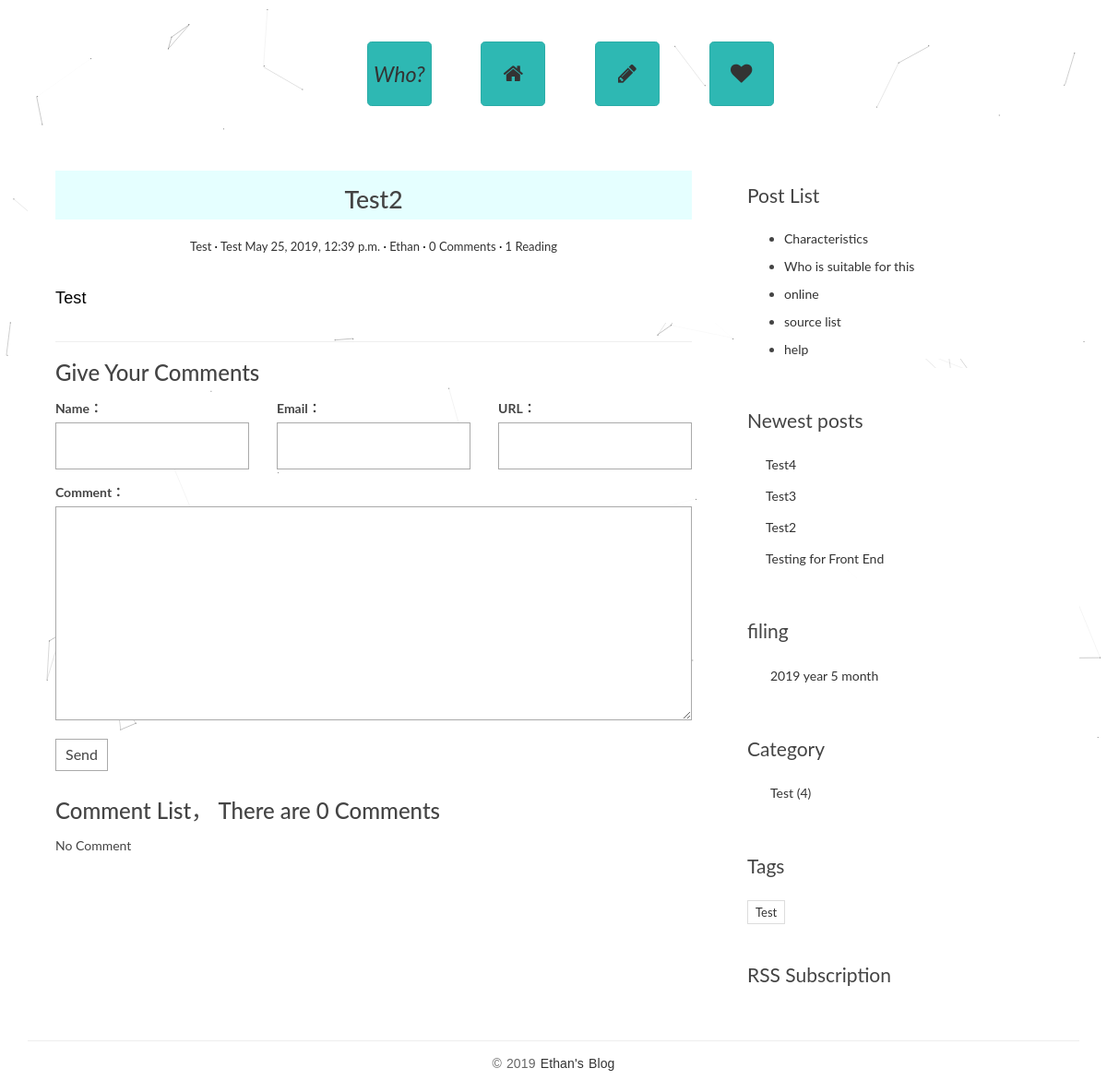
The app's page /post/2/ with its own data.
### blog/models.py (models this page shows, shortened)
class Post(models.Model):
    title = models.CharField(max_length=70)
    views = models.PositiveIntegerField(default=0)
    body = models.TextField()
    excerpt = models.CharField(max_length=200, blank=True)
    created_time = models.DateTimeField()
    modified_time = models.DateTimeField()
    category = models.ForeignKey(Category,on_delete=models.CASCADE)
    tags = models.ManyToManyField(Tag, blank=True)
    author = models.ForeignKey(User,on_delete=models.CASCADE)
    def increase_views(self):
        self.views += 1
        self.save(update_fields=['views'])
    def get_absolute_url(self):
        return reverse('blog:detail', kwargs={'pk': self.pk})
    class Meta:
        ordering=['-created_time','title']
    def save(self, *args, **kwargs):
        if not self.excerpt:
            md = markdown.Markdown(extensions=[
                'markdown.extensions.extra',
                'markdown.extensions.codehilite',
            ])
            self.excerpt = strip_tags(md.convert(self.body))[:54]
        super(Post, self).save(*args, **kwargs)

class Category(models.Model):
    name = models.CharField(max_length=100)

class Tag(models.Model):
    name = models.CharField(max_length=100)

### blog/views.py (the view)
# urls.py: url(r'^post/(?P<pk>[0-9]+)/$', views.PostDetailView.as_view(), name='detail'),
class PostDetailView(DetailView):
    model = Post
    template_name = 'blog/detail.html'
    context_object_name = 'post'
    def get(self, request, *args, **kwargs):
        response = super(PostDetailView, self).get(request, *args, **kwargs)
        self.object.increase_views()
        return response
    def get_object(self, queryset=None):
        post = super(PostDetailView, self).get_object(queryset=None)
        post.body = markdown.markdown(post.body,
                                      extensions=[
                                          'markdown.extensions.extra',
                                          'markdown.extensions.codehilite',
                                          'markdown.extensions.toc',
                                      ])
        return post
    def get_context_data(self, **kwargs):
        context = super(PostDetailView, self).get_context_data(**kwargs)
        form = CommentForm()
        comment_list = self.object.comment_set.all()
        context.update({
            'form': form,
            'comment_list': comment_list
        })
        return context

### comments/forms.py
class CommentForm(forms.ModelForm):
    class Meta:
        model = Comment
        fields=['name','email','url','text']

### blog/templatetags/blog_tags.py (called while the page is built)
@register.simple_tag
def get_recent_posts(num=5):
    return Post.objects.all().order_by('-created_time')[:num]

@register.simple_tag
def archives():
    return Post.objects.dates('created_time', 'month', order='DESC')

@register.simple_tag
def get_categories():
    return Category.objects.annotate(num_posts=Count('post')).filter(num_posts__gt=0)

@register.simple_tag
def get_tags():
    return Tag.objects.annotate(num_posts=Count('post')).filter(num_posts__gt=0)

### templates/blog/detail.html (shortened to what this page needs)
{% extends 'base.html' %}
{% block main %}
    <article class="post post-{{ post.pk }}">
      <header class="entry-header">
        <h1 class="entry-title">{{ post.title }}</h1>
        <div class="entry-meta">
          <span class="post-category"><a href="#">{{ post.category.name }}</a></span>
          {% for tag in post.tags.all %}
            <span class="post-tag"><a href="#">{{ tag.name }}</a></span>
          {% endfor %}
          <span class="post-date"><a href="#"><time class="entry-date"
                                                    datetime="{{ post.created_time }}">{{ post.created_time }}</time></a></span>
          <span class="post-author"><a href="#">{{ post.author }}</a></span>
          <span class="comments-link"><a href="#">{{ post.comment_set.count }} Comments</a></span>
          <span class="views-count"><a href="#">{{ post.views }} Reading</a></span>
        </div>
      </header>
      <div class="entry-content clearfix">
        {{ post.body|safe }}
      </div>
    </article>
    <section class="comment-area">
        <hr>
        <h3>Give Your Comments</h3>
        <form action="{% url 'comments:post_comment' post.pk %}" method="post" class="comment-form">
          <div class="row">
            <div class="col-md-4">
              <label for="{{ form.name.id_for_label }}">Name：</label>
              {{ form.name }}
            </div>
            <div class="col-md-4">
              <label for="{{ form.email.id_for_label }}">Email：</label>
              {{ form.email }}
            </div>
            <div class="col-md-4">
              <label for="{{ form.url.id_for_label }}">URL：</label>
              {{ form.url }}
            </div>
            <div class="col-md-12">
              <label for="{{ form.text.id_for_label }}">Comment：</label>
              {{ form.text }}
              <button type="submit" class="comment-btn">Send</button>
            </div>
          </div>
        </form>
        <div class="comment-list-panel">
            <h3>Comment List， <span>There are {{ post.comment_set.count }}</span> Comments</h3>
            <ul class="comment-list list-unstyled">
              {% for comment in comment_list %}
              <li class="comment-item">
                <span class="nickname">{{ comment.name }}</span>
                <time class="submit-date">{{ comment.created_time }}</time>
                <div class="text">
                  {{ comment.text }}
                </div>
              </li>
              {% empty %}
              No Comment
              {% endfor %}
            </ul>
        </div>
    </section>
{% endblock main %}
{% block toc %}
    <div class="widget widget-content">
        <h3 class="widget-title">Post List</h3>
        <ul>
            <li>
                <a href="#">Characteristics</a>
            </li>
            <li>
                <a href="#">Who is suitable for this</a>
            </li>
            <li>
                <a href="#">online</a>
            </li>
            <li>
                <a href="#">source list</a>
            </li>
            <li>
                <a href="#">help</a>
            </li>
        </ul>
    </div>
{% endblock toc %}

### templates/base.html (shortened to what this page needs)
{% load staticfiles %}
{% load blog_tags %}
<!DOCTYPE html>
<html>
<head>
    <link rel="stylesheet" href="http://code.ionicframework.com/ionicons/2.0.1/css/ionicons.min.css">
    <link rel="stylesheet" href="{% static 'blog/css/bootstrap.min.css' %}">
    <link rel="stylesheet" href="{% static 'blog/css/pace.css' %}">
    <link rel="stylesheet" href="{% static 'blog/css/custom.css' %}">
    <link rel="stylesheet" href="{% static 'blog/css/highlights/colorful.css' %}">
    <link rel="stylesheet" href="{% static 'blog/css/style.css' %}" media="screen" type="text/css" />
    <link rel="stylesheet" href="http://netdna.bootstrapcdn.com/font-awesome/4.0.3/css/font-awesome.min.css"  type="text/css" />
</head>
<body onload="init()">
<div class="container">
      <div class="container_m">
          <ul class="navigation_m">
            <li>
                <a href="{% url 'blog:index' %}">
                    <i>Who?</i>
                </a>
            </li>
            <li>
                <a href="{% url 'blog:index' %}" class="to top">
                  <i class="fa fa-home"></i>
                </a>
            </li>
            <li>
                <a href="{% url 'blog:index' %}" class="to left">
                  <i class="fa fa-pencil"></i>
                </a>
            </li>
            <li>
                <a href="{% url 'blog:contact' %}" class="to right">
                  <i class="fa fa-heart"></i>
                </a>
            </li>
          </ul>
        </div>
</div>
<div class="content-body">
    <div class="container">
        <div class="row">
            <main class="col-md-8">
                {% block main %}
                {% endblock main %}
            </main>
            <aside class="col-md-4">
                {% block toc %}
                {% endblock toc %}
                <div class="widget widget-recent-posts">
                  <h3 class="widget-title">Newest posts</h3>
                  {% get_recent_posts as recent_post_list %}
                  <ul>
                    {% for post in recent_post_list %}
                    <li>
                      <a href="{{ post.get_absolute_url }}">{{ post.title }}</a>
                    </li>
                    {% empty %}
                    No Post So Far！
                    {% endfor %}
                  </ul>
                </div>
                <div class="widget widget-archives">
                  <h3 class="widget-title">filing</h3>
                  {% archives as date_list %}
                  <ul>
                    {% for date in date_list %}
                    <li>
                      <a href="{% url 'blog:archives' date.year date.month %}">{{ date.year }} year {{ date.month }} month</a>
                    </li>
                    {% empty %}
                    No Filing！
                    {% endfor %}
                  </ul>
                </div>
                <div class="widget widget-category">
                  <h3 class="widget-title">Category</h3>
                  {% get_categories as category_list %}
                  <ul>
                    {% for category in category_list %}
                    <li>
                      <a href="{% url 'blog:category' category.pk %}">{{ category.name }} <span class="post-count">({{ category.num_posts }})</span></a>
                    </li>
                    {% empty %}
                    No Classification
                    {% endfor %}
                  </ul>
                </div>
                <div class="widget widget-tag-cloud">
                  <h3 class="widget-title">Tags</h3>
                  {% get_tags as tag_list %}
                  <ul>
                    {% for tag in tag_list %}
                    <li>
                      <a href="{% url 'blog:tag' tag.pk %}">{{ tag.name }}</a>
                    </li>
                    {% empty %}
                    No Tag！
                    {% endfor %}
                  </ul>
                </div>
                <div class="rss">
                  <a href="{% url 'rss' %}"> RSS Subscription</a>
                </div>
            </aside>
        </div>
    </div>
</div>
<footer id="site-footer">
    <div class="container">
        <div class="row">
            <div class="col-md-12">
                <p class="copyright">&copy 2019 <a>Ethan's Blog</a>
                </p>
            </div>
        </div>
    </div>
</footer>
</body>
</html>

### blog/static/blog/css/custom.css (style rules this page uses)
* { outline: none; }
h1, h2, h3, h4, h5, h6 { margin-top: 0; }
a { color: #333; }
body { color: #444; font-family: 'Lato', sans-serif; }
p { font-family: 'Ubuntu', sans-serif; font-weight: 400; word-spacing: 1px; letter-spacing: 0.01em; }
.content-body { padding-bottom: 4em; }
.post { background: #fff; padding: 30px 30px 0; }
.entry-title { text-align: center; font-size: 1.9em; margin-bottom: 20px; line-height: 1.6; padding: 10px 20px 0; }
.entry-meta { text-align: center; color: #DDDDDD; font-size: 13px; margin-bottom: 30px; }
.entry-content { font-size: 18px; line-height: 1.9; font-weight: 300; color: #000; }
.post-category::after, .post-date::after, .post-author::after, .comments-link::after { content: ' ·'; color: #000; }
.widget { background: #fff; padding: 30px 0 0; }
.widget-title { font-size: 1.5em; margin-bottom: 20px; line-height: 1.6; padding: 10px 0 0; font-weight: 400; }
.widget-recent-posts ul { padding: 0; margin: 0; padding-left: 20px; }
.widget-recent-posts ul li { list-style-type: none; position: relative; line-height: 170%; margin-bottom: 10px; }
.widget-recent-posts ul li::before { content: '\f3d3'; font-family: "Ionicons"; position: absolute; left: -17px; top: 3px; font-size: 16px; color: #000; }
.widget-archives ul { padding: 0; margin: 0; padding-left: 25px; }
.widget-archives ul li { list-style-type: none; position: relative; line-height: 170%; margin-bottom: 10px; }
.widget-archives ul li::before { content: '\f3f3'; font-family: "Ionicons"; position: absolute; left: -25px; top: 1px; font-size: 16px; color: #000; }
.widget-category ul { padding: 0; margin: 0; padding-left: 25px; }
.widget-category ul li { list-style-type: none; position: relative; line-height: 170%; margin-bottom: 10px; }
.widget-category ul li::before { content: '\f3fe'; font-family: "Ionicons"; position: absolute; left: -25px; top: 1px; font-size: 18px; color: #000; }
.widget-tag-cloud ul { padding: 0; margin: 0; margin-right: -10px; }
.widget-tag-cloud ul li { list-style-type: none; font-size: 13px; display: inline-block; margin-right: 10px; margin-bottom: 10px; padding: 3px 8px; border: 1px solid #ddd; }
.widget-content ul li { margin-bottom: 10px; }
.rss { font-size: 21px; margin-top: 30px; }
.rss a { color: #444; }
#site-footer { padding-top: 10px; padding: 0 0 1.5em 0; }
.copyright { text-align: center; padding-top: 1em; margin: 0; border-top: 1px solid #eee; color: #666; }
.contact-form input, .comment-form input { border: 1px solid #aaa; margin-bottom: 15px; width: 100%; padding: 15px 15px; font-size: 16px; line-height: 100%; transition: 0.4s border-color linear; }
.contact-form textarea, .comment-form textarea { border: 1px solid #aaa; margin-bottom: 15px; width: 100%; padding: 15px 15px; font-size: 16px; line-height: 20px !important; min-height: 183px; transition: 0.4s border-color linear; }
.comment-area { padding: 0 30px 0; }
.comment-form { margin-top: 15px; }
.comment-form .comment-btn { background-color: #fff; border: 1px solid #aaa; font-size: 16px; padding: 5px 10px; }
.comment-list-panel { margin-top: 30px; }
.comment-list { margin-top: 15px; }
h1 { background-color: rgba(0,255,255,0.1); }

### blog/static/blog/css/style.css (style rules this page uses)
.container_m { position: relative; display: inline-block; min-height:1px; padding-right:15px; padding-left:15px; width: 100%; text-align: center; }
.navigation_m:after { content: ''; display: inline-block; clear: both; }
.navigation_m li { list-style: none; display: inline-block; margin: 1em; }
.navigation_m li a { display: inline-block; width: 5em; height: 5em; border-radius: 0.33333333em; line-height: 5em; position: relative; text-align: center; background-color: #2eb8b3; border: 0.08333333em solid #2baca7; overflow: hidden; z-index: 1; }
.navigation_m li a i { display: inline-block; position: absolute; font-size: 1.66666667em; top: 50%; left: 50%; -webkit-transform: translate(-50%, -50%); -webkit-transition: all 0.5s ease; }
.navigation_m li { list-style: none; display: inline-block; margin: 20px; padding: 5px 5px; position: relative; }

### records on screen
Post: title "Test2", category.name "Test", created_time "May 25, 2019, 12:39 p.m.", author "Ethan", comment_set.count "0", views "1", body "Test"
Tag: name "Test"
Post: title "Test4"
Post: title "Test3"
Post: title "Testing for Front End"
Category: name "Test", num_posts "4"

### other values on screen
{{ date.year }} "2019"
{{ date.month }} "5"
